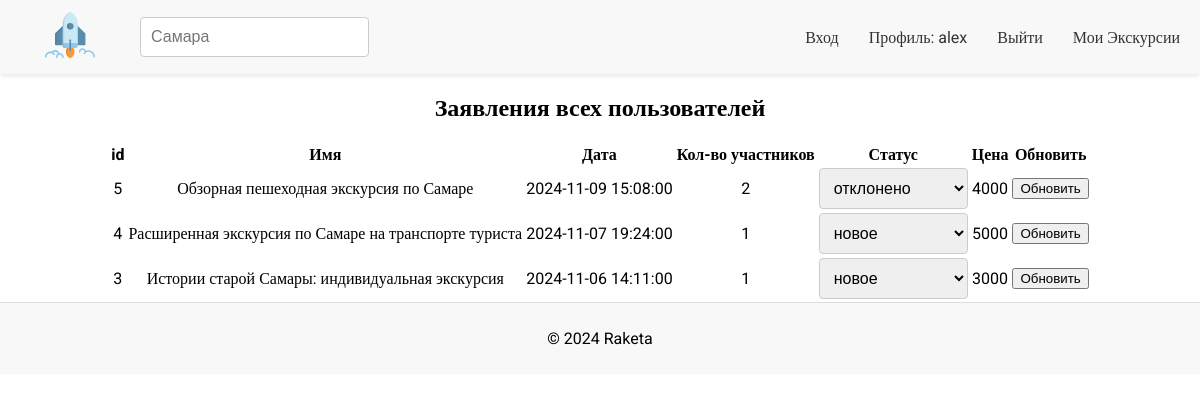
Screenshot of /admin.php (signed in) with the database file from the repository.
### tables this page shows
CREATE TABLE `statements` (
  `id` int NOT NULL,
  `user_id` int NOT NULL,
  `name` varchar(255) NOT NULL,
  `date` datetime NOT NULL,
  `participants` int NOT NULL,
  `status` set('новое','подтверждено','отклонено') NOT NULL DEFAULT 'новое',
  `price` int NOT NULL
);

### admin.php (the view, shortened to what this page needs)
<!DOCTYPE html>
<html lang="en">
<head>
    <link rel="stylesheet" href="css/styles.css">
</head>
<body>
    <? include 'elements/header.php' ?>
    <h2>Заявления всех пользователей</h2>
    <div class="results">
        <table style="text-align: center;">
            <tr>
                <th>id</th>
                <th>Имя</th>
                <th>Дата</th>
                <th>Кол-во участников</th>
                <th>Статус</th>
                <th>Цена</th>
                <th>Обновить</th>
            </tr>
            <?php
            include_once("db.php");
            $result = mysqli_query($link, "SELECT * FROM `statements` ORDER BY `date` DESC");
            while ($row = mysqli_fetch_assoc($result)) {
                echo "
                <tr>
                    <td>{$row['id']}</td>
                    <td>{$row['name']}</td>
                    <td>{$row['date']}</td>
                    <td>{$row['participants']}</td>
                    <td>
                        <select id='status_{$row['id']}'>
                            <option value='новое' " . ($row['status'] == 'новое' ? 'selected' : '') . ">новое</option>
                            <option value='подтверждено' " . ($row['status'] == 'подтверждено' ? 'selected' : '') . ">подтверждено</option>
                            <option value='отклонено' " . ($row['status'] == 'отклонено' ? 'selected' : '') . ">отклонено</option>
                        </select>
                    </td>
                    <td>{$row['price']}</td>
                    <td>
                        <button type='button' onclick='updateStatus({$row['id']})'>Обновить</button>
                    </td>
                </tr>
                ";
            }
            ?>
        </table>
    </div>
<? include 'elements/footer.php' ?>
</body>
</html>

### css/styles.css (style rules this page uses)
body { display: flex; flex-direction: column; font-size: 16px; font-family: "Roboto"; margin: 0; padding: 0; }
h1, h2, h3 { text-align: center; }
.results { padding: 0 20px 0 20px; display: flex; flex-direction: column; justify-content: space-evenly; align-items: center; }
h2 { text-align: center; margin-bottom: 1.25rem; }
select { font-size: 1rem; border: 1px solid #ccc; border-radius: 4px; padding: 10px; }

### rows the page displays
statements: id "5", name "Обзорная пешеходная экскурсия по Самаре", date "2024-11-09 15:08:00", participants "2", status+id "отклонено", price "4000"
statements: id "4", name "Расширенная экскурсия по Самаре на транспорте туриста", date "2024-11-07 19:24:00", participants "1", status+id "новое", price "5000"
statements: id "3", name "Истории старой Самары: индивидуальная экскурсия", date "2024-11-06 14:11:00", participants "1", status+id "новое", price "3000"

### other values shown
$_SESSION['login'] "alex"
